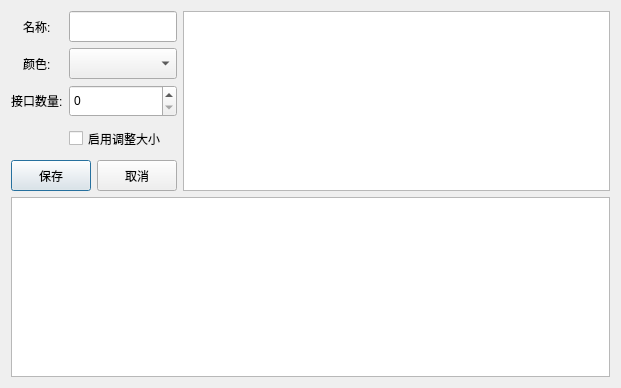
<?xml version="1.0" encoding="UTF-8"?>
<ui version="4.0">
 <class>Dialogs</class>
 <widget class="QDialog" name="Dialogs">
  <property name="geometry">
   <rect>
    <x>0</x>
    <y>0</y>
    <width>621</width>
    <height>388</height>
   </rect>
  </property>
  <property name="sizePolicy">
   <sizepolicy hsizetype="Expanding" vsizetype="Expanding">
    <horstretch>0</horstretch>
    <verstretch>0</verstretch>
   </sizepolicy>
  </property>
  <property name="windowTitle">
   <string>Dialogs</string>
  </property>
  <layout class="QFormLayout" name="formLayout_2">
   <item row="0" column="0">
    <layout class="QFormLayout" name="formLayout">
     <property name="fieldGrowthPolicy">
      <enum>QFormLayout::FieldGrowthPolicy::AllNonFixedFieldsGrow</enum>
     </property>
     <property name="rowWrapPolicy">
      <enum>QFormLayout::RowWrapPolicy::DontWrapRows</enum>
     </property>
     <property name="labelAlignment">
      <set>Qt::AlignmentFlag::AlignCenter</set>
     </property>
     <property name="formAlignment">
      <set>Qt::AlignmentFlag::AlignCenter</set>
     </property>
     <item row="0" column="1">
      <widget class="QLineEdit" name="nameEdit">
       <property name="sizePolicy">
        <sizepolicy hsizetype="Expanding" vsizetype="Expanding">
         <horstretch>0</horstretch>
         <verstretch>0</verstretch>
        </sizepolicy>
       </property>
      </widget>
     </item>
     <item row="1" column="0">
      <widget class="QLabel" name="color">
       <property name="text">
        <string>颜色:</string>
       </property>
      </widget>
     </item>
     <item row="1" column="1">
      <widget class="QComboBox" name="colorCombo">
       <property name="sizePolicy">
        <sizepolicy hsizetype="Expanding" vsizetype="Expanding">
         <horstretch>0</horstretch>
         <verstretch>0</verstretch>
        </sizepolicy>
       </property>
       <item>
        <property name="text">
         <string/>
        </property>
       </item>
       <item>
        <property name="text">
         <string>blue</string>
        </property>
       </item>
       <item>
        <property name="text">
         <string>red</string>
        </property>
       </item>
       <item>
        <property name="text">
         <string>yellow</string>
        </property>
       </item>
       <item>
        <property name="text">
         <string>gray</string>
        </property>
       </item>
      </widget>
     </item>
     <item row="2" column="0">
      <widget class="QLabel" name="label">
       <property name="text">
        <string>接口数量:</string>
       </property>
      </widget>
     </item>
     <item row="2" column="1">
      <widget class="QSpinBox" name="portSpin">
       <property name="sizePolicy">
        <sizepolicy hsizetype="Expanding" vsizetype="Expanding">
         <horstretch>0</horstretch>
         <verstretch>0</verstretch>
        </sizepolicy>
       </property>
      </widget>
     </item>
     <item row="3" column="1">
      <widget class="QCheckBox" name="checkBox">
       <property name="sizePolicy">
        <sizepolicy hsizetype="Expanding" vsizetype="Expanding">
         <horstretch>0</horstretch>
         <verstretch>0</verstretch>
        </sizepolicy>
       </property>
       <property name="text">
        <string>启用调整大小</string>
       </property>
      </widget>
     </item>
     <item row="4" column="0" colspan="2">
      <layout class="QHBoxLayout" name="horizontalLayout">
       <item>
        <widget class="QPushButton" name="saveButton">
         <property name="sizePolicy">
          <sizepolicy hsizetype="Expanding" vsizetype="Expanding">
           <horstretch>0</horstretch>
           <verstretch>0</verstretch>
          </sizepolicy>
         </property>
         <property name="text">
          <string>保存</string>
         </property>
        </widget>
       </item>
       <item>
        <widget class="QPushButton" name="cancelButton">
         <property name="sizePolicy">
          <sizepolicy hsizetype="Expanding" vsizetype="Expanding">
           <horstretch>0</horstretch>
           <verstretch>0</verstretch>
          </sizepolicy>
         </property>
         <property name="text">
          <string>取消</string>
         </property>
        </widget>
       </item>
      </layout>
     </item>
     <item row="0" column="0">
      <widget class="QLabel" name="name">
       <property name="sizePolicy">
        <sizepolicy hsizetype="Expanding" vsizetype="Expanding">
         <horstretch>0</horstretch>
         <verstretch>0</verstretch>
        </sizepolicy>
       </property>
       <property name="text">
        <string>名称:</string>
       </property>
      </widget>
     </item>
    </layout>
   </item>
   <item row="0" column="1">
    <widget class="QListView" name="listView">
     <property name="sizePolicy">
      <sizepolicy hsizetype="Expanding" vsizetype="Expanding">
       <horstretch>0</horstretch>
       <verstretch>0</verstretch>
      </sizepolicy>
     </property>
    </widget>
   </item>
   <item row="1" column="0" colspan="2">
    <widget class="QListView" name="listView_2"/>
   </item>
  </layout>
 </widget>
 <resources/>
 <connections/>
</ui>
